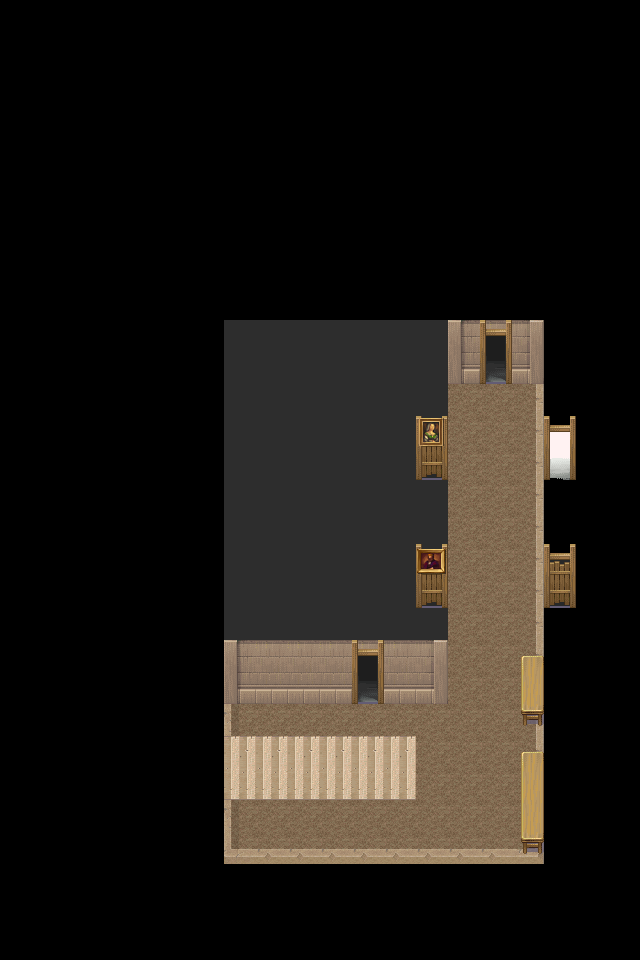

This is a level from a 2D game, rendered from its Tiled map with the project's own tilesets. A one-line summary and the complete map file follow:
An orthogonal 20x30 tile map with 32x32 px tiles, 4 tile layers (Bg, Obj, Obj2, Obj3).

<map version="1.4" tiledversion="1.4.1" orientation="orthogonal" renderorder="right-down" width="20" height="30" tilewidth="32" tileheight="32" infinite="0" nextlayerid="5" nextobjectid="1">
 <tileset firstgid="1" source="TileSet/RPG.tsx" />
 <layer id="1" name="Bg" width="20" height="30">
  <data encoding="csv">
0,0,0,0,0,0,0,0,0,0,0,0,0,0,0,0,0,0,0,0,
0,0,0,0,0,0,0,0,0,0,0,0,0,0,0,0,0,0,0,0,
0,0,0,0,0,0,0,0,0,0,0,0,0,0,0,0,0,0,0,0,
0,0,0,0,0,0,0,0,0,0,0,0,0,0,0,0,0,0,0,0,
0,0,0,0,0,0,0,0,0,0,0,0,0,0,0,0,0,0,0,0,
0,0,0,0,0,0,0,0,0,0,0,0,0,0,0,0,0,0,0,0,
0,0,0,0,0,0,0,0,0,0,0,0,0,0,0,0,0,0,0,0,
0,0,0,0,0,0,0,0,0,0,0,0,0,0,0,0,0,0,0,0,
0,0,0,0,0,0,0,0,0,0,0,0,0,0,0,0,0,0,0,0,
0,0,0,0,0,0,0,0,0,0,0,0,0,0,0,0,0,0,0,0,
0,0,0,0,0,0,0,58,58,58,58,58,58,58,993,994,995,0,0,0,
0,0,0,0,0,0,0,58,58,58,58,58,58,58,1001,1002,1003,0,0,0,
0,0,0,0,0,0,0,58,58,58,58,58,58,58,434,434,435,0,0,0,
0,0,0,0,0,0,0,58,58,58,58,58,58,58,434,434,435,0,0,0,
0,0,0,0,0,0,0,58,58,58,58,58,58,58,434,434,435,0,0,0,
0,0,0,0,0,0,0,58,58,58,58,58,58,58,434,434,435,0,0,0,
0,0,0,0,0,0,0,58,58,58,58,58,58,58,434,434,435,0,0,0,
0,0,0,0,0,0,0,58,58,58,58,58,58,58,434,434,435,0,0,0,
0,0,0,0,0,0,0,58,58,58,58,58,58,58,434,434,435,0,0,0,
0,0,0,0,0,0,0,58,58,58,58,58,58,58,434,434,435,0,0,0,
0,0,0,0,0,0,0,433,0,0,0,0,994,995,434,434,435,0,0,0,
0,0,0,0,0,0,0,433,0,0,0,0,1002,1003,434,434,435,0,0,0,
0,0,0,0,0,0,0,433,231,231,231,231,231,231,434,434,435,0,0,0,
0,0,0,0,0,0,0,231,231,231,231,231,231,231,434,434,435,0,0,0,
0,0,0,0,0,0,0,231,231,231,0,0,231,231,434,434,435,0,0,0,
0,0,0,0,0,0,0,433,434,434,231,231,231,434,434,434,435,0,0,0,
0,0,0,0,0,0,0,441,442,442,442,442,442,442,442,442,443,0,0,0,
0,0,0,0,0,0,0,0,0,0,0,0,0,0,0,0,0,0,0,0,
0,0,0,0,0,0,0,0,0,0,0,0,0,0,0,0,0,0,0,0,
0,0,0,0,0,0,0,0,0,0,0,0,0,0,0,0,0,0,0,0
</data>
 </layer>
 <layer id="2" name="Obj" width="20" height="30">
  <data encoding="csv">
0,0,0,0,0,0,0,0,0,0,0,0,0,0,0,0,0,0,0,0,
0,0,0,0,0,0,0,0,0,0,0,0,0,0,0,0,0,0,0,0,
0,0,0,0,0,0,0,0,0,0,0,0,0,0,0,0,0,0,0,0,
0,0,0,0,0,0,0,0,0,0,0,0,0,0,0,0,0,0,0,0,
0,0,0,0,0,0,0,0,0,0,0,0,0,0,0,0,0,0,0,0,
0,0,0,0,0,0,0,0,0,0,0,0,0,0,0,0,0,0,0,0,
0,0,0,0,0,0,0,0,0,0,0,0,0,0,0,0,0,0,0,0,
0,0,0,0,0,0,0,0,0,0,0,0,0,0,0,0,0,0,0,0,
0,0,0,0,0,0,0,0,0,0,0,0,0,0,0,0,0,0,0,0,
0,0,0,0,0,0,0,0,0,0,0,0,0,0,0,0,0,0,0,0,
0,0,0,0,0,0,0,0,0,0,0,0,0,0,0,590,0,0,0,0,
0,0,0,0,0,0,0,0,0,0,0,0,0,0,0,598,0,0,0,0,
0,0,0,0,0,0,0,0,0,0,0,0,0,0,0,0,0,0,0,0,
0,0,0,0,0,0,0,0,0,0,0,0,0,589,0,0,0,592,0,0,
0,0,0,0,0,0,0,0,0,0,0,0,0,597,0,0,0,600,0,0,
0,0,0,0,0,0,0,0,0,0,0,0,0,0,0,0,0,0,0,0,
0,0,0,0,0,0,0,0,0,0,0,0,0,0,0,0,0,0,0,0,
0,0,0,0,0,0,0,0,0,0,0,0,0,589,0,0,0,589,0,0,
0,0,0,0,0,0,0,0,0,0,0,0,0,597,0,0,0,597,0,0,
0,0,0,0,0,0,0,0,0,0,0,0,0,0,0,0,0,0,0,0,
0,0,0,0,0,0,0,0,0,0,0,0,0,0,0,0,1121,0,0,0,
0,0,0,0,0,0,0,0,0,0,0,0,0,0,0,0,1129,0,0,0,
0,0,0,0,0,0,0,0,0,0,0,0,0,0,0,0,1137,0,0,0,
0,0,0,0,0,0,0,2684354894,2684354894,2684354894,2684354894,2684354894,2684354894,0,0,0,1121,0,0,0,
0,0,0,0,0,0,0,2684354896,2684354896,2684354896,2684354896,2684354896,2684354896,0,0,0,1129,0,0,0,
0,0,0,0,0,0,0,0,0,0,0,0,0,0,0,0,1129,0,0,0,
0,0,0,0,0,0,0,0,0,0,0,0,0,0,0,0,1137,0,0,0,
0,0,0,0,0,0,0,0,0,0,0,0,0,0,0,0,0,0,0,0,
0,0,0,0,0,0,0,0,0,0,0,0,0,0,0,0,0,0,0,0,
0,0,0,0,0,0,0,0,0,0,0,0,0,0,0,0,0,0,0,0
</data>
 </layer>
 <layer id="3" name="Obj2" width="20" height="30">
  <data encoding="csv">
0,0,0,0,0,0,0,0,0,0,0,0,0,0,0,0,0,0,0,0,
0,0,0,0,0,0,0,0,0,0,0,0,0,0,0,0,0,0,0,0,
0,0,0,0,0,0,0,0,0,0,0,0,0,0,0,0,0,0,0,0,
0,0,0,0,0,0,0,0,0,0,0,0,0,0,0,0,0,0,0,0,
0,0,0,0,0,0,0,0,0,0,0,0,0,0,0,0,0,0,0,0,
0,0,0,0,0,0,0,0,0,0,0,0,0,0,0,0,0,0,0,0,
0,0,0,0,0,0,0,0,0,0,0,0,0,0,0,0,0,0,0,0,
0,0,0,0,0,0,0,0,0,0,0,0,0,0,0,0,0,0,0,0,
0,0,0,0,0,0,0,0,0,0,0,0,0,0,0,0,0,0,0,0,
0,0,0,0,0,0,0,0,0,0,0,0,0,0,0,0,0,0,0,0,
0,0,0,0,0,0,0,0,0,0,0,0,0,0,0,0,0,0,0,0,
0,0,0,0,0,0,0,0,0,0,0,0,0,0,0,0,0,0,0,0,
0,0,0,0,0,0,0,0,0,0,0,0,0,0,0,0,0,0,0,0,
0,0,0,0,0,0,0,0,0,0,0,0,0,2196,0,0,0,0,0,0,
0,0,0,0,0,0,0,0,0,0,0,0,0,0,0,0,0,0,0,0,
0,0,0,0,0,0,0,0,0,0,0,0,0,0,0,0,0,0,0,0,
0,0,0,0,0,0,0,0,0,0,0,0,0,0,0,0,0,0,0,0,
0,0,0,0,0,0,0,0,0,0,0,0,0,2195,0,0,0,0,0,0,
0,0,0,0,0,0,0,0,0,0,0,0,0,0,0,0,0,0,0,0,
0,0,0,0,0,0,0,0,0,0,0,0,0,0,0,0,0,0,0,0,
0,0,0,0,0,0,0,993,994,994,994,994,994,995,0,0,0,0,0,0,
0,0,0,0,0,0,0,1001,1002,1002,1002,1002,1002,1003,0,0,0,0,0,0,
0,0,0,0,0,0,0,0,0,0,0,0,0,0,0,0,0,0,0,0,
0,0,0,0,0,0,0,0,0,0,0,0,0,0,0,0,0,0,0,0,
0,0,0,0,0,0,0,0,0,0,0,0,0,0,0,0,0,0,0,0,
0,0,0,0,0,0,0,0,0,0,0,0,0,0,0,0,0,0,0,0,
0,0,0,0,0,0,0,0,0,0,0,0,0,0,0,0,0,0,0,0,
0,0,0,0,0,0,0,0,0,0,0,0,0,0,0,0,0,0,0,0,
0,0,0,0,0,0,0,0,0,0,0,0,0,0,0,0,0,0,0,0,
0,0,0,0,0,0,0,0,0,0,0,0,0,0,0,0,0,0,0,0
</data>
 </layer>
 <layer id="4" name="Obj3" width="20" height="30">
  <data encoding="csv">
0,0,0,0,0,0,0,0,0,0,0,0,0,0,0,0,0,0,0,0,
0,0,0,0,0,0,0,0,0,0,0,0,0,0,0,0,0,0,0,0,
0,0,0,0,0,0,0,0,0,0,0,0,0,0,0,0,0,0,0,0,
0,0,0,0,0,0,0,0,0,0,0,0,0,0,0,0,0,0,0,0,
0,0,0,0,0,0,0,0,0,0,0,0,0,0,0,0,0,0,0,0,
0,0,0,0,0,0,0,0,0,0,0,0,0,0,0,0,0,0,0,0,
0,0,0,0,0,0,0,0,0,0,0,0,0,0,0,0,0,0,0,0,
0,0,0,0,0,0,0,0,0,0,0,0,0,0,0,0,0,0,0,0,
0,0,0,0,0,0,0,0,0,0,0,0,0,0,0,0,0,0,0,0,
0,0,0,0,0,0,0,0,0,0,0,0,0,0,0,0,0,0,0,0,
0,0,0,0,0,0,0,0,0,0,0,0,0,0,0,0,0,0,0,0,
0,0,0,0,0,0,0,0,0,0,0,0,0,0,0,0,0,0,0,0,
0,0,0,0,0,0,0,0,0,0,0,0,0,0,0,0,0,0,0,0,
0,0,0,0,0,0,0,0,0,0,0,0,0,0,0,0,0,0,0,0,
0,0,0,0,0,0,0,0,0,0,0,0,0,0,0,0,0,0,0,0,
0,0,0,0,0,0,0,0,0,0,0,0,0,0,0,0,0,0,0,0,
0,0,0,0,0,0,0,0,0,0,0,0,0,0,0,0,0,0,0,0,
0,0,0,0,0,0,0,0,0,0,0,0,0,0,0,0,0,0,0,0,
0,0,0,0,0,0,0,0,0,0,0,0,0,0,0,0,0,0,0,0,
0,0,0,0,0,0,0,0,0,0,0,0,0,0,0,0,0,0,0,0,
0,0,0,0,0,0,0,0,0,0,0,590,0,0,0,0,0,0,0,0,
0,0,0,0,0,0,0,0,0,0,0,598,0,0,0,0,0,0,0,0,
0,0,0,0,0,0,0,0,0,0,0,0,0,0,0,0,0,0,0,0,
0,0,0,0,0,0,0,0,0,0,0,0,0,0,0,0,0,0,0,0,
0,0,0,0,0,0,0,0,0,0,0,0,0,0,0,0,0,0,0,0,
0,0,0,0,0,0,0,0,0,0,0,0,0,0,0,0,0,0,0,0,
0,0,0,0,0,0,0,0,0,0,0,0,0,0,0,0,0,0,0,0,
0,0,0,0,0,0,0,0,0,0,0,0,0,0,0,0,0,0,0,0,
0,0,0,0,0,0,0,0,0,0,0,0,0,0,0,0,0,0,0,0,
0,0,0,0,0,0,0,0,0,0,0,0,0,0,0,0,0,0,0,0
</data>
 </layer>
</map>
